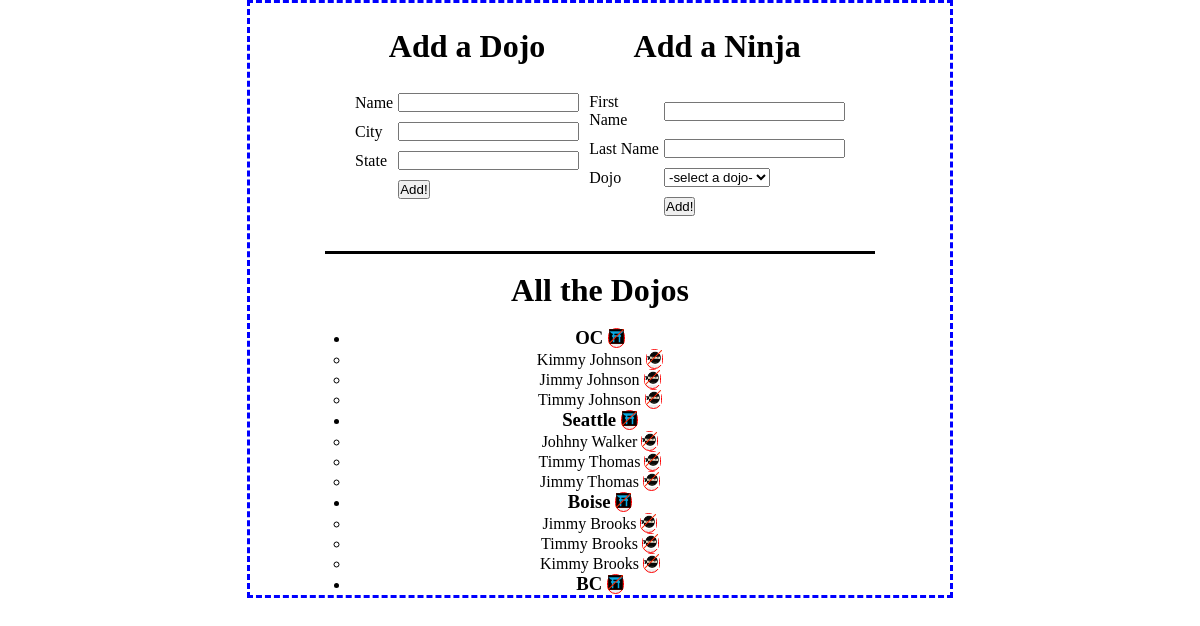
/ninjas, run on an earlier commit of the app's database.
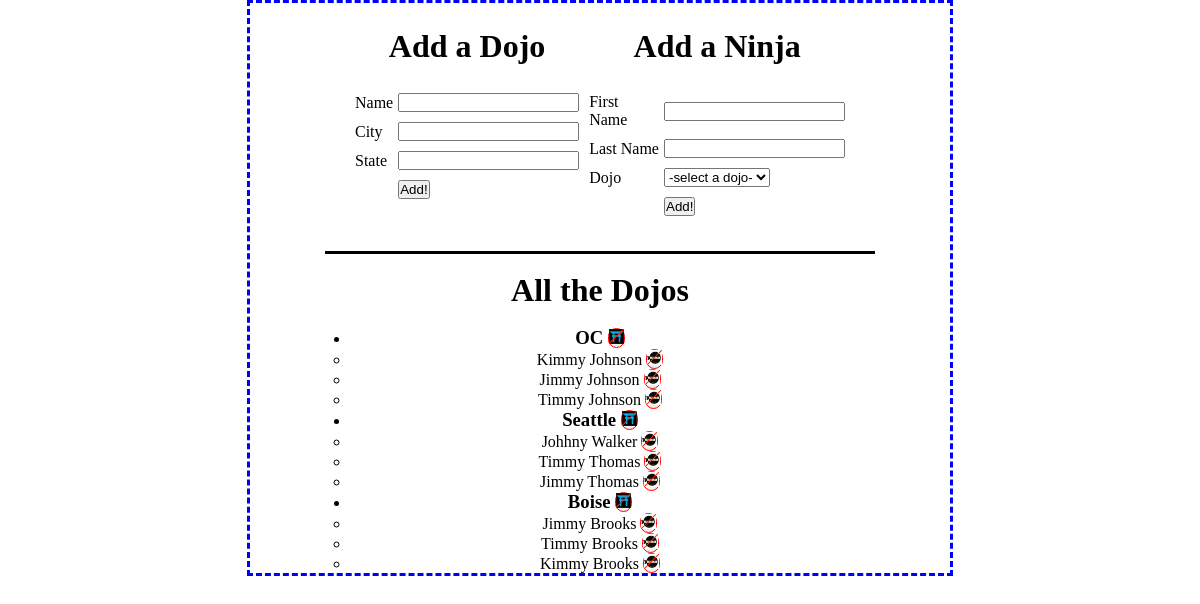
And on a later commit of the database.
### dojo_ninjas_app/models.py (models this page shows)
class dojos(models.Model):
    name = models.CharField(max_length=255)
    city = models.CharField(max_length=255)
    state = models.CharField(max_length=2)
    desc = models.CharField(max_length=255)

class ninjas(models.Model):
    first_name = models.CharField(max_length=255)
    last_name = models.CharField(max_length=255)
    dojo = models.ForeignKey(dojos, related_name="ninjas", on_delete=models.CASCADE)

### dojo_ninjas_app/views.py (the view)
# urls.py: path('ninjas', views.all_ninjas),
def all_ninjas(request):
    context = {"all_dojos" : dojos.objects.all()}
    return render(request, 'index.html',context)

### dojo_ninjas_app/templates/index.html (shortened to what this page needs)
<!DOCTYPE html>
<html lang="en">
<head>
    {% load static %}
    <link rel="stylesheet" href="../static/css/style.css">
</head>
<body>
    <div class="container">
        <div class="add">
            <div class="add_dojo">
                <h1>Add a Dojo</h1>
                <br>
                <form action="new_dojo" method="post">
                    <table>
                        <tr>
                            <td>Name</td>
                            <td><input type="text" name="name"></td>
                        </tr>
                        <tr>
                            <td>City</td>
                            <td><input type="text" name="city" ></td>
                        </tr>
                        <tr>
                            <td>State</td>
                            <td><input type="text" name="state" ></td>
                        </tr>
                        <tr>
                            <td></td>
                            <td><button type="submit">Add!</button></td>
                        </tr>
                    </table>
                </form>
            </div>
            <div class="add_ninja">
                <h1>Add a Ninja</h1>
                <br>
                <form action="new_ninja" method="post">
                    <table>
                        <tr>
                            <td>First Name</td>
                            <td><input type="text" name="first_name" ></td>
                        </tr>
                        <tr>
                            <td>Last Name</td>
                            <td><input type="text" name="last_name" ></td>
                        </tr>
                        <tr>
                            <td>Dojo</td>
                            <td>
                                <select name = "dojo_id">
                                    <option value="" style="color:lightslategrey;">-select a dojo-</option>
                                </select>
                            </td>
                        </tr>
                        <tr>
                            <td></td>
                            <td><button type="submit">Add!</button></td>
                        </tr>
                    </table>
                </form>
            </div>
        </div>
        <br>
        <div class="list">
            <h1>All the Dojos</h1>
            <br>
            <ul>
                {% for dojos in all_dojos %}
                <li>
                    <h3>
                        {{dojos.name}}
                        <form action="delete_dojo" method="post">
                            <button
                                type="submit"
                                name="dojo_id"
                                value="{{dojos.id}}">
                                <img src="../static/img/dojo_delete.png" alt="">
                            </button>
                        </form>
                    </h3>
                </li>
                <ul>
                    {% for ninjas in dojos.ninjas.all %}
                        <li>
                            {{ninjas.first_name}}
                            {{ninjas.last_name}}
                            <form action="delete_ninja" method="post">
                                <button
                                    type="submit"
                                    name="ninja_id"
                                    value="{{ninjas.id}}">
                                    <img src="../static/img/ninja_delete.jpeg" alt="">
                                </button>
                            </form>
                        </li>
                    {% endfor %}
                </ul>
                {% endfor %}
            </ul>
        </div>
    </div>
</body>
</html>

### dojo_ninjas_app/static/css/style.css (style rules this page uses)
* { padding: 0px; margin: 0px; }
.container { min-height: 500px; width: 700px; border: dashed blue; margin: auto; }
.add { width: 500px; margin: auto; padding: 25px; display: flex; justify-content: space-between; border-bottom: solid black; }
.add h1 { text-align: center; }
.add table { border-spacing: 5px 10px; }
.list { width: 500px; margin: auto; text-align: center; }
.list form { display: inline-block; }
img { width: 15px; height: 15px; }
.list button { border: solid red ; border-width: 1px; border-radius: 15px; text-decoration: line-through; }

What changed in the data, as far as the page shows it:
removed dojos: name "BC", {{ dojos.id }} 7 (drawn)
